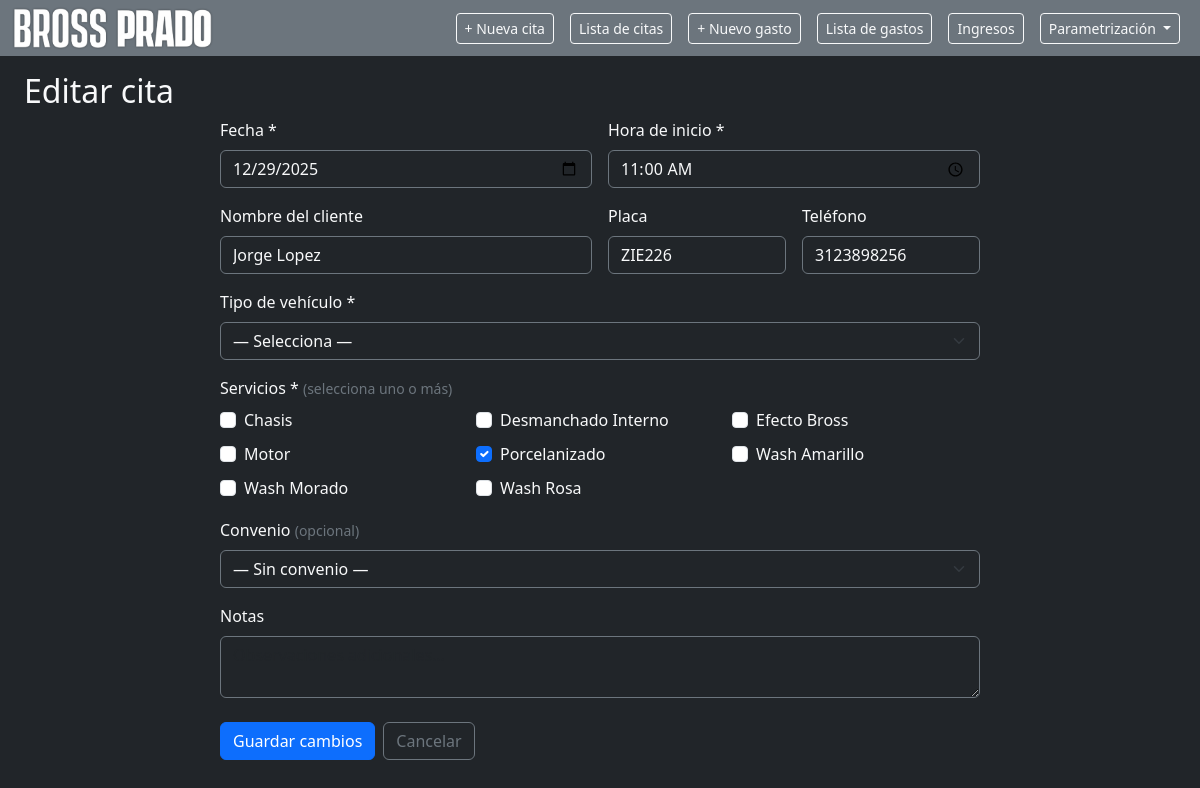
The page /appointment/1/edit on the database its author committed.
### app.py (models this page shows, shortened)
class Appointment(db.Model):
    __tablename__ = "appointments"
    id = db.Column(db.Integer, primary_key=True)
    customer_name = db.Column(db.String(120), nullable=True)
    plate = db.Column(db.String(20), nullable=True)
    phone = db.Column(db.String(20))
    services = db.Column(db.String(255), nullable=False)  # "Wash Morado, Motor"
    start_datetime = db.Column(db.DateTime, nullable=False)
    end_datetime = db.Column(db.DateTime, nullable=False)
    notes = db.Column(db.Text, nullable=True)
    vehicle_type_id = db.Column(
        db.Integer,
        db.ForeignKey("vehicle_types.id"),
        nullable=True
    )
    agreement_id = db.Column(
        db.Integer,
        db.ForeignKey("agreements.id"),
        nullable=True
    )
    agreement = db.relationship("Agreement")
    vehicle_type = db.relationship("VehicleType")
    status = db.Column(db.String(20), nullable=False, default="scheduled")

class Service(db.Model):
    __tablename__ = "services"
    id = db.Column(db.Integer, primary_key=True)
    name = db.Column(db.String(120), nullable=False, unique=True)
    duration_minutes = db.Column(db.Integer, nullable=False)
    is_active = db.Column(db.Boolean, default=True)

### app.py (the view, shortened to what this page needs)
@app.route("/appointment/<int:appointment_id>/edit", methods=["GET", "POST"])
def edit_appointment(appointment_id):
    appointment = Appointment.query.get_or_404(appointment_id)
    services = Service.query.filter_by(is_active=True).order_by(Service.name).all()
    vehicle_types = VehicleType.query.filter_by(is_active=True).order_by(VehicleType.name).all()
    agreements = Agreement.query.filter_by(is_active=True).order_by(Agreement.name).all()
    return render_template(
        "edit_appointment.html",
        appointment=appointment,
        services=services,
        vehicle_types=vehicle_types,
        agreements=agreements,
        mode="edit",
        today=appointment.start_datetime.date().isoformat()
    )

### templates/edit_appointment.html
{% extends "base.html" %}
{% block content %}
<h2>Editar cita</h2>
{% include "appointment_form.html" %}
{% endblock %}

### templates/appointment_form.html (shortened to what this page needs)
{% set is_edit = (mode is defined and mode == "edit") %}
<div class="row justify-content-center">
  <div class="col-lg-8">
    <form method="POST"
          action="{{ url_for('edit_appointment', appointment_id=appointment.id) if is_edit else url_for('new_appointment') }}">
      <div class="row g-3 mb-3">
        <div class="col-sm-6">
          <label class="form-label">Fecha *</label>
          <input type="date"
                 name="date"
                 class="form-control bg-dark text-light border-secondary"
                 value="{{ today }}"
                 required>
        </div>
        <div class="col-sm-6">
          <label class="form-label">Hora de inicio *</label>
          <input type="time"
                 name="start_time"
                 class="form-control bg-dark text-light border-secondary"
                 value="{{ appointment.start_datetime.strftime('%H:%M') if is_edit else '' }}"
                 required>
        </div>
      </div>
      <div class="row g-3 mb-3">
        <div class="col-sm-6">
          <label class="form-label">Nombre del cliente</label>
          <input type="text"
                 name="customer_name"
                 id="customer_name"
                 class="form-control bg-dark text-light border-secondary"
                 placeholder="Nombre completo"
                 value="{{ appointment.customer_name or '' if is_edit else '' }}">
        </div>
        <div class="col-sm-3">
          <label class="form-label">Placa</label>
          <input type="text"
                 name="plate"
                 id="plate"
                 class="form-control bg-dark text-light border-secondary"
                 placeholder="Ej: ABC123"
                 value="{{ appointment.plate or '' if is_edit else '' }}"
                 autocomplete="off"
                 style="text-transform: uppercase;">
        </div>
        <div class="col-sm-3">
          <label class="form-label">Teléfono</label>
          <input type="text"
                 name="phone"
                 id="phone"
                 class="form-control bg-dark text-light border-secondary"
                 placeholder="Ej: 3001234567"
                 value="{{ appointment.phone or '' if is_edit else '' }}">
        </div>
      </div>
      <div class="mb-3">
        <label class="form-label">Tipo de vehículo *</label>
        <select name="vehicle_type_id"
                id="vehicle_type_id"
                class="form-select bg-dark text-light border-secondary"
                required>
          <option value="">— Selecciona —</option>
        </select>
      </div>
      <div class="mb-3">
        <label class="form-label">Servicios * <small class="text-secondary">(selecciona uno o más)</small></label>
        <div class="row g-2">
          {% set selected_services = appointment.services.split(', ') if is_edit else [] %}
          {% for svc in services %}
            <div class="col-sm-4 col-6">
              <div class="form-check">
                <input class="form-check-input service-checkbox"
                       type="checkbox"
                       name="service_ids"
                       id="svc_{{ svc.id }}"
                       value="{{ svc.id }}"
                       {% if is_edit and svc.name in selected_services %}checked{% endif %}>
                <label class="form-check-label" for="svc_{{ svc.id }}">
                  {{ svc.name }}
                </label>
              </div>
            </div>
          {% endfor %}
        </div>
      </div>
      <div class="mb-3">
        <label class="form-label">Convenio <small class="text-secondary">(opcional)</small></label>
        <select name="agreement_id"
                id="agreement_id"
                class="form-select bg-dark text-light border-secondary">
          <option value="">— Sin convenio —</option>
        </select>
      </div>
      <div class="mb-4">
        <label class="form-label">Notas</label>
        <textarea name="notes"
                  class="form-control bg-dark text-light border-secondary"
                  rows="2"
                  placeholder="Observaciones adicionales...">{{ appointment.notes or '' if is_edit else '' }}</textarea>
      </div>
      <div class="d-flex gap-2">
        <button type="submit" class="btn btn-primary">
          {{ "Guardar cambios" if is_edit else "Crear cita" }}
        </button>
        <a href="{{ url_for('calendar_view') }}" class="btn btn-outline-secondary">
          Cancelar
        </a>
      </div>
    </form>
  </div>
</div>

### rows shown on the page
Appointment: start_time "11:00", customer_name "Jorge Lopez", plate "ZIE226", phone "3123898256"
Service: name "Chasis"
Service: name "Desmanchado Interno"
Service: name "Efecto Bross"
Service: name "Motor"
Service: name "☑", name "Porcelanizado"
Service: name "Wash Amarillo"
Service: name "Wash Morado"
Service: name "Wash Rosa"

### other values the page prints
{{ "Guardar cambios" if is_edit else "Crear cita" }} "Guardar cambios"
